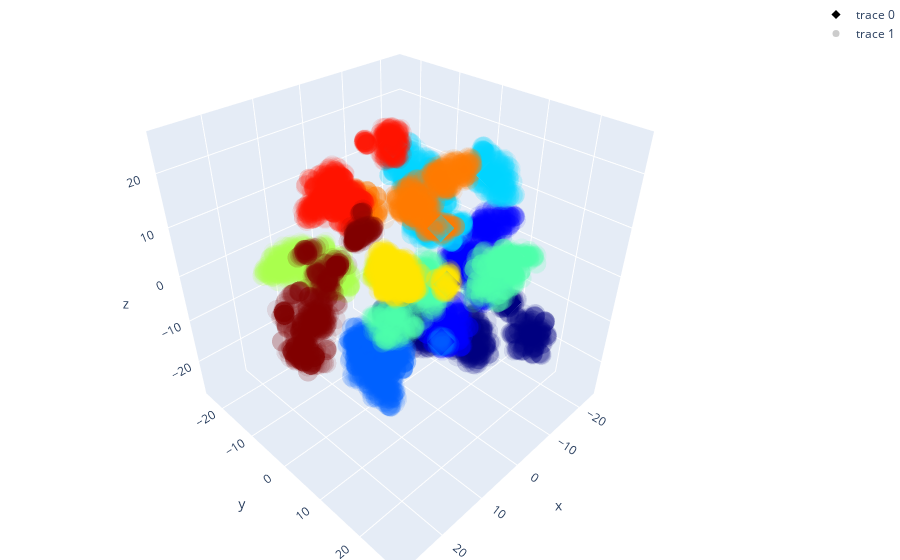

Write notebook code for a chart like this one.
### Markdown cell above
## Ground Truth

### Code cell
colors_true = plt.cm.jet(np.linspace(0, 1, len(standardSets)))
color_map_true = dict(zip(range(max_len), colors))   # 0=red, 1=blue, 2=green, 3=yellow, 4=purple, 5=lightblue, 6=lightgreen, 7=lightyellow, 8=lightpurple
# marker colors for each point with the same color as the cluster it belongs to in the original data
marker_colors_true = [color_map_true[label] for label in actualRefStandardIds]


# Create a trace for each type (centroids data)
traceStandard_true = go.Scatter3d(
    x=completeSetTSNE[len(actualSets):,0],
    y=completeSetTSNE[len(actualSets):,1],
    z=completeSetTSNE[len(actualSets):,2],
    mode='markers',
    marker=dict(
        size=7,
        color=colors_true,                # set color to an array/list of desired values
        opacity=1,
        symbol='diamond'
    )
)

# Create a trace for each type (centroids data)
traceActual_true = go.Scatter3d(
    x=completeSetTSNE[:len(actualSets),0],
    y=completeSetTSNE[:len(actualSets),1],
    z=completeSetTSNE[:len(actualSets),2],
    mode='markers',
    marker=dict(
        size=7,
        color=marker_colors_true,                # set color to an array/list of desired values
        opacity=0.1,
        symbol='circle'
    )
)

# Plot
data = [traceStandard_true, traceActual_true]

layout = go.Layout(
    margin=dict(
        l=0,
        r=0,
        b=0,
        t=0
    )
)

fig = go.Figure(data=data, layout=layout)
fig.show()

### Figure 1 — Plotly figure (JSON) as saved in the notebook; plotly's stock layout.template omitted (floating-point values rounded to 4 significant figures; data arrays with more than 128 entries replaced by an {"elided": "..."} marker saying what was removed)
{"data": [{"marker": {"color": [[0, 0, 0.5, 1], [0, 0, 0.9991, 1], [0, 0.3784, 1, 1], [0, 0.8333, 1, 1], [0.3004, 1, 0.6673, 1], [0.6673, 1, 0.3004, 1], [1, 0.9012, 0, 1], [1, 0.48, 0, 1], [0.9991, 0.07335, 0, 1], [0.5, 0, 0, 1]], "opacity": 1, "size": 7, "symbol": "diamond"}, "mode": "markers", "type": "scatter3d", "x": [-13.68, -20.37, -11.76, -10.56, -12.69, -9.963, -18.27, -20.06, -5.96, 17.15], "y": [14.06, 4.105, -0.005666, 9.811, 14.38, -17.53, -4.81, -8.648, -8.199, -4.234], "z": [-7.463, -12.87, -24.31, 18.21, 3.154, -14.77, -15.13, -3.782, 19.41, -5.381]}, {"marker": {"color": {"elided": "10000x4 float values"}, "opacity": 0.1, "size": 7, "symbol": "circle"}, "mode": "markers", "type": "scatter3d", "x": {"elided": "10000 float values"}, "y": {"elided": "10000 float values"}, "z": {"elided": "10000 float values"}}], "layout": {"margin": {"b": 0, "l": 0, "r": 0, "t": 0}}}
